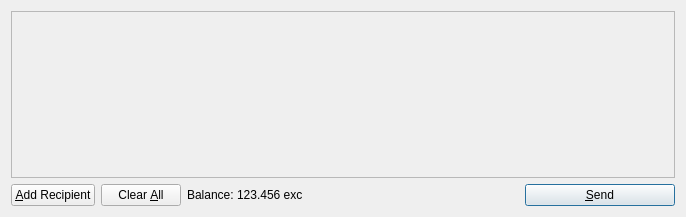
<?xml version="1.0" encoding="UTF-8"?>
<ui version="4.0">
 <class>SendCoinsDialog</class>
 <widget class="QDialog" name="SendCoinsDialog">
  <property name="geometry">
   <rect>
    <x>0</x>
    <y>0</y>
    <width>686</width>
    <height>217</height>
   </rect>
  </property>
  <property name="windowTitle">
   <string>Send Coins</string>
  </property>
  <layout class="QVBoxLayout" name="verticalLayout">
   <item>
    <widget class="QScrollArea" name="scrollArea">
     <property name="widgetResizable">
      <bool>true</bool>
     </property>
     <widget class="QWidget" name="scrollAreaWidgetContents">
      <property name="geometry">
       <rect>
        <x>0</x>
        <y>0</y>
        <width>666</width>
        <height>165</height>
       </rect>
      </property>
      <layout class="QVBoxLayout" name="verticalLayout_2">
       <property name="margin">
        <number>0</number>
       </property>
       <item>
        <layout class="QVBoxLayout" name="entries">
         <property name="spacing">
          <number>6</number>
         </property>
        </layout>
       </item>
       <item>
        <spacer name="verticalSpacer">
         <property name="orientation">
          <enum>Qt::Vertical</enum>
         </property>
         <property name="sizeHint" stdset="0">
          <size>
           <width>20</width>
           <height>40</height>
          </size>
         </property>
        </spacer>
       </item>
      </layout>
     </widget>
    </widget>
   </item>
   <item>
    <layout class="QHBoxLayout" name="horizontalLayout">
     <item>
      <widget class="QPushButton" name="addButton">
       <property name="toolTip">
        <string>Send to multiple recipients at once</string>
       </property>
       <property name="text">
        <string>&amp;Add Recipient</string>
       </property>
       <property name="icon">
        <iconset resource="../bitcoin.qrc">
         <normaloff>:/icons/add</normaloff>:/icons/add</iconset>
       </property>
       <property name="autoDefault">
        <bool>false</bool>
       </property>
      </widget>
     </item>
     <item>
      <widget class="QPushButton" name="clearButton">
       <property name="sizePolicy">
        <sizepolicy hsizetype="Minimum" vsizetype="Fixed">
         <horstretch>0</horstretch>
         <verstretch>0</verstretch>
        </sizepolicy>
       </property>
       <property name="toolTip">
        <string>Remove all transaction fields</string>
       </property>
       <property name="text">
        <string>Clear &amp;All</string>
       </property>
       <property name="icon">
        <iconset resource="../bitcoin.qrc">
         <normaloff>:/icons/remove</normaloff>:/icons/remove</iconset>
       </property>
       <property name="autoRepeatDelay">
        <number>300</number>
       </property>
       <property name="autoDefault">
        <bool>false</bool>
       </property>
      </widget>
     </item>
     <item>
      <layout class="QHBoxLayout" name="horizontalLayout_2">
       <property name="spacing">
        <number>3</number>
       </property>
       <item>
        <widget class="QLabel" name="label">
         <property name="text">
          <string>Balance:</string>
         </property>
        </widget>
       </item>
       <item>
        <widget class="QLabel" name="labelBalance">
         <property name="cursor">
          <cursorShape>IBeamCursor</cursorShape>
         </property>
         <property name="text">
          <string>123.456 exc</string>
         </property>
         <property name="textInteractionFlags">
          <set>Qt::LinksAccessibleByMouse|Qt::TextSelectableByKeyboard|Qt::TextSelectableByMouse</set>
         </property>
        </widget>
       </item>
      </layout>
     </item>
     <item>
      <spacer name="horizontalSpacer">
       <property name="orientation">
        <enum>Qt::Horizontal</enum>
       </property>
       <property name="sizeHint" stdset="0">
        <size>
         <width>40</width>
         <height>20</height>
        </size>
       </property>
      </spacer>
     </item>
     <item>
      <widget class="QPushButton" name="sendButton">
       <property name="minimumSize">
        <size>
         <width>150</width>
         <height>0</height>
        </size>
       </property>
       <property name="toolTip">
        <string>Confirm the send action</string>
       </property>
       <property name="text">
        <string>&amp;Send</string>
       </property>
       <property name="icon">
        <iconset resource="../bitcoin.qrc">
         <normaloff>:/icons/send</normaloff>:/icons/send</iconset>
       </property>
       <property name="default">
        <bool>true</bool>
       </property>
      </widget>
     </item>
    </layout>
   </item>
  </layout>
 </widget>
 <resources>
  <include location="../bitcoin.qrc"/>
 </resources>
 <connections/>
</ui>
